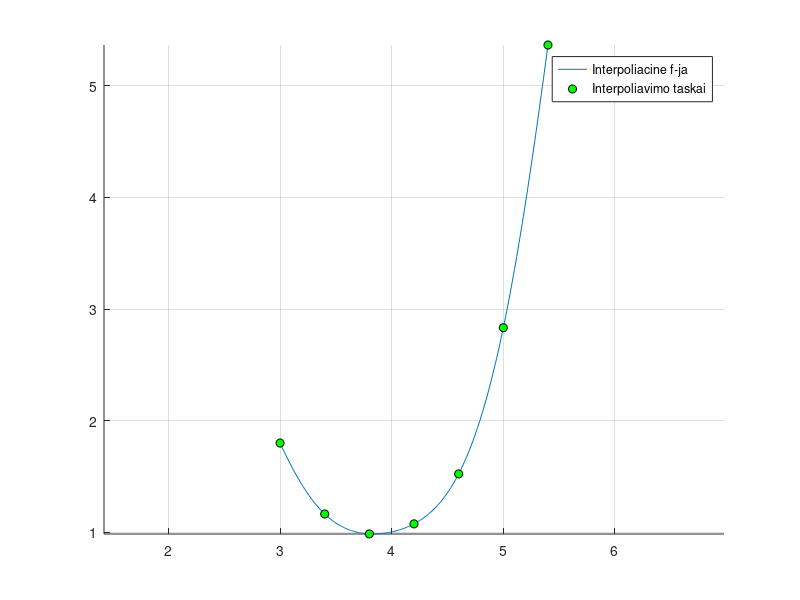

The MATLAB source for this figure:
%*****************
% programos kodas
%*****************
 
function Vienanariu
clc, clear all, close all
format
fprintf(1, 'Interpoliavimo mazgai:');
X =[3.0000    3.4000    3.8000    4.2000    4.6000    5.0000    5.4000]
Y =[1.8001    1.1646    0.9861    1.0761    1.5234    2.8328    5.3655]
Y1 = Y';
 
n = length(X);
X1 = zeros(n);
 
for i=1:n
	for j=1:n
    	X1(i, j) = X(i).^(j-1);
	end
end
fprintf(1, 'Baziniu funkciju reiksmes interpoliavimo mazguose:');
X1
fprintf(1, 'Vienanariu interpoliacines israiskos koeficientai:');
A = X1\Y1;
A = A'
 
x=X(1):0.01:X(numel(X));
f = fnk(x, A);
figure(1),grid on, hold on, axis equal;
plot(x, f)
plot(X, Y, 'ko', 'MarkerFaceColor','g');
legend('Interpoliacine f-ja','Interpoliavimo taskai');
end
 
function f = fnk(x,A)
f = 0;
m = length(A);
for i=m:-1:1
	f = f + A(i)*x.^(i-1);
end
return
end